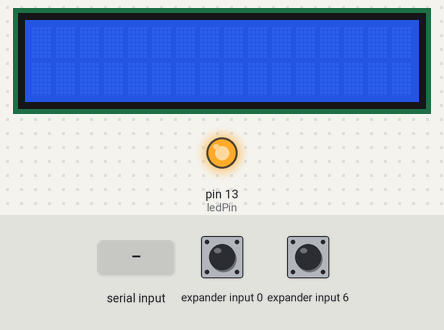
A sketch run on a simulated Arduino Uno, built with avr-gcc and run on an emulated ATmega328P. On the bench: 16×2 character LCD, output pins drawn as LEDs (lit = HIGH). Wiring (inferred from the names in the program): PCF8574 port expander at I2C address 0x21. The test bench sets the inputs (shaded band); at power-on: expander input 0 HIGH, expander input 6 HIGH. What the sketch prints to the serial monitor is not drawn.

Above: at 1.2 s.
1.3 s: byte 30 received over Serial
At 1.8 s:
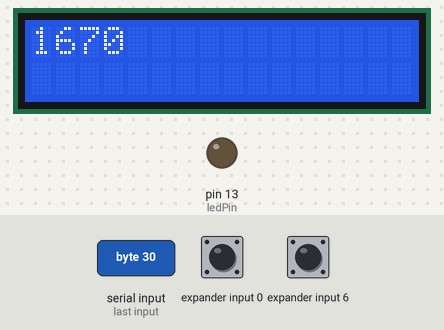
3.2 s: byte 90 received over Serial
At 4.5 s:
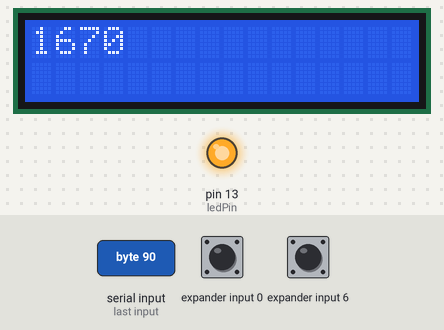
Timing chart, 0 to 6.2 s (numbered marks = the images above; inputs shaded):
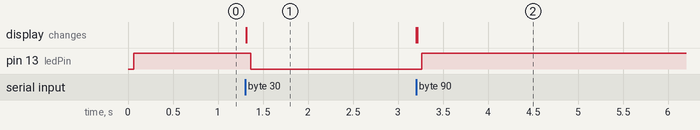

Measured:
- after the input at 1.3 s, pin 13 (ledPin): HIGH → LOW after 0.06 s; the display: changes at once (image 1)
- after the input at 3.2 s, pin 13 (ledPin): LOW → HIGH after 0.06 s; the display: first changes at once (image 2 shows a later state)

The sketch:

hmc6352_lcd_working_polling.pde
```cpp
#include <Wire.h>
#include <LiquidCrystal.h>


// this constant won't change.  It's the pin number
// of the sensor's output:
const int pingPin = 7;

int HMC6352Address = 0x42;
int slaveAddress;             // This is calculated in the setup() function

int ledPin = 13;
boolean ledState = false;

byte headingData[2];
int i, headingValue;

int command_read;

// initialize the library with the numbers of the interface pins
LiquidCrystal lcd(12, 11, 5, 4, 3, 2);

void setup()
{
  // set up the LCD's number of rows and columns:
  lcd.begin(16, 2);

  // Shift the device's documented slave address (0x42) 1 bit right
  // This compensates for how the TWI library only wants the
  // 7 most significant bits (with the high bit padded with 0)

  slaveAddress = HMC6352Address >> 1;   // This results in 0x21 as the address to pass to TWI

  Serial.begin(9600);
  pinMode(ledPin, OUTPUT);      // Set the LED pin as output
  Wire.begin();

  Serial.print("359\r\n");
}

void loop()
{
  // establish variables for duration of the ping,
  // and the distance result in inches and centimeters:
  long duration, inches, cm;


  // Flash the LED on pin 13 just to show that something is happening
  // Also serves as an indication that we're not "stuck" waiting for TWI data

  ledState = !ledState;
  if (ledState) {
    digitalWrite(ledPin,HIGH);
  }
  else
  {
    digitalWrite(ledPin,LOW);
  }


  // blocking read from the serial port
  while (Serial.available() == 0);

  //lcd.clear();

  command_read = Serial.read();

  //lcd.print("rd: ");
  //lcd.print(int(command_read));
  //delay(3000);

  lcd.clear();

  // Send a "A" command to the HMC6352
  // This requests the current heading data

  Wire.beginTransmission(slaveAddress);
  Wire.send("A");              // The "Get Data" command
  Wire.endTransmission();
  delay(10);                   // The HMC6352 needs at least a 70us (microsecond) delay
                               // after this command.  Using 10ms just makes it safe

  // Read the 2 heading bytes, MSB first
  // The resulting 16bit word is the compass heading in 10th's of a degree
  // For example: a heading of 1345 would be 134.5 degrees

  Wire.requestFrom(slaveAddress, 2);        // Request the 2 byte heading (MSB comes first)
  i = 0;
  while(Wire.available() && i < 2)
  {
    headingData[i] = Wire.receive();
    i++;
  }

  headingValue = headingData[0]*256 + headingData[1];  // Put the MSB and LSB together
  //Serial.print("Current heading: ");
  Serial.print(int (headingValue / 10));     // The whole number part of the heading
  Serial.print("\r\n");
  //Serial.print(".");
  //Serial.print(int (headingValue % 10));     // The fractional part of the heading
  //Serial.println(" degrees");

  lcd.print(int (headingValue/10));

  delay(50);
}

long microsecondsToInches(long microseconds)
{
  // According to Parallax's datasheet for the PING))), there are
  // 73.746 microseconds per inch (i.e. sound travels at 1130 feet per
  // second).  This gives the distance travelled by the ping, outbound
  // and return, so we divide by 2 to get the distance of the obstacle.
  // See: http://www.parallax.com/dl/docs/prod/acc/28015-PING-v1.3.pdf
  return microseconds / 74 / 2;
}

long microsecondsToCentimeters(long microseconds)
{
  // The speed of sound is 340 m/s or 29 microseconds per centimeter.
  // The ping travels out and back, so to find the distance of the
  // object we take half of the distance travelled.
  return microseconds / 29 / 2;
}
```
